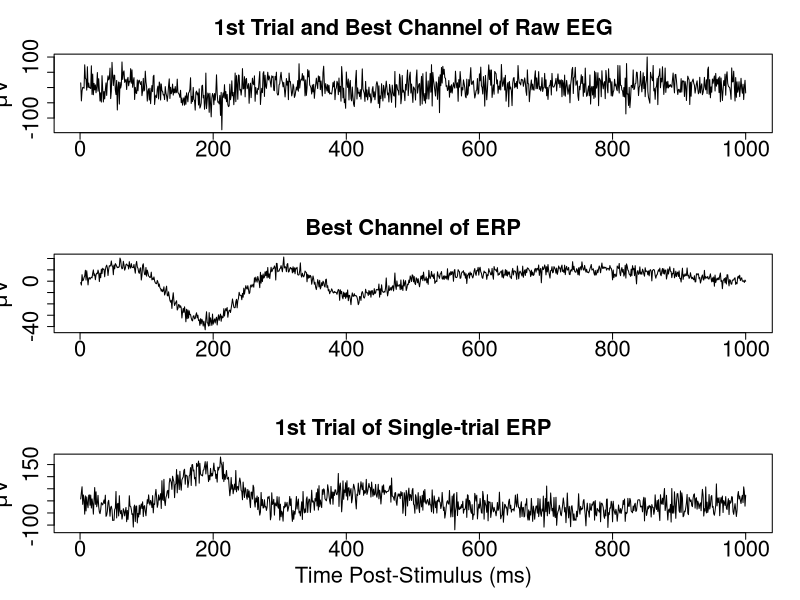

Reproduce this figure in R.
## svderp.R provides an example of how to use singular value decomposition (SVD) to find single-trial event-related potentials (ERPs)

##Embedded in the script is a simple function to compute single-trial ERPs in R

## Citation: 
# Nunez M.D., Vandekerchove, J., Srinivasan, R. (2016) How attention influences perceptual decision making: Single-trial EEG correlates of drift-diffusion model parameters. Journal of Mathematical Psychology.

## Copyright 2015 Michael D. Nunez

#This program is free software: you can redistribute it and/or modify
#    it under the terms of the GNU General Public License as published by
#    the Free Software Foundation, either version 3 of the License, or
#    (at your option) any later version.
#
#    This program is distributed in the hope that it will be useful,
#    but WITHOUT ANY WARRANTY; without even the implied warranty of
#    MERCHANTABILITY or FITNESS FOR A PARTICULAR PURPOSE.  See the
#    GNU General Public License for more details.
#
#    You should have received a copy of the GNU General Public License
 #   along with this program.  If not, see <http://www.gnu.org/licenses/>.

###Record of Revisions###
#   Date           Authors                   Description of change
#   ====        =================            =====================
#  12/11/15      Michael D. Nunez                Original Code

#######
###This function calculates single trial ERPs using the SVD method###
svderp <- function(eeg,trialmarks,trialsamps,baseline=NULL,comp=1) {
#eeg is a vector that marks the point of reference of each trial
#trialsamps + trialmarks[i] gives the indices of specific trials 
#baseline + trialmarks[i] are the indices for baselining each trial
#comp is the component number to compute, comp = 1 will have the highest percent of variance explained

ntrials <- length(trialmarks)
eegsum <- array(data=0,dim=c(length(trialsamps),dim(eeg)[2]))

#Calculate ERP
if(is.null(baseline)) {
	#No baseline
	for (i in 1:ntrials) {
	    eegsum <- eegsum + eeg[trialmarks[i] + trialsamps,]
	}
	} else {
	#Baseline
	for (i in 1:ntrials) {
	    baseline <- t(as.array(apply(eeg[trialmarks[i] + trialsamps,],2,mean)))
	    eegsum <- eegsum + eeg[trialmarks[i] + trialsamps,] - baseline[rep(1,length(trialsamps)),]
	}
}

erp <- eegsum/ntrials #The ERP is the mean of EEG across trials, time-locked to specific events

#SVD of ERP (equivalent to PCA)
svdouts <- svd(erp)

#Percent of variance explained by each principal component
perexp = (svdouts$d^2)/sum(svdouts$d^2);

#nchan*1 weights for each electrode is just the right singular vector for the specific component
#Note that the weight vector's sign is arbitrary, it may have to be changed to reflect the ERP
weights <- svdouts$v[,comp]


#Single-trial ERPs
sterp = eeg %*% weights

#Use trialmarks to find single-trial ERPs in svderp$sterp via svderp$sterp[trialmarks(i) + trialsamps,]

#Return ERP, percent of variance explained by component comp, nchan*1 weight vector, and single-trial erps
outs <- list("erp" = erp, "pexp" = perexp, "w"=weights,"sterp" = sterp)
return(outs)

}
#######

##The following code simulates EEG data with an embedded response to external stimuli and compares the raw EEG at one channel with a high signal-to-noise ratio to the single-trial ERP

set.seed(380)

ntrials <- 100
nchans <- 128
triallen <- 1000

trialt <- 1:triallen

#Simulated ERP
trueerp <- 1000*sin(trialt*2*pi*(4/triallen))*dnorm(trialt,mean=triallen/5,sd=triallen*.15)-sin(trialt*2*pi*(1/triallen))

#Simulated EEG
eeg <- array(dim = c(triallen*ntrials,nchans))

chanweights <- rep(0,1,nchans)
chanweights[21:30] <- -c(rep(5,5),rep(10,5))
chanweights[81:90] <- c(rep(5,5),rep(10,5))

for (k in 1:ntrials) {
	for (c in 1:nchans) {
		eeg[(1:triallen)+(k-1)*triallen,c] <- trueerp*chanweights[c] + rnorm(triallen,sd = 30)
	}
}

trialmarks <- seq(1,triallen*ntrials,triallen) #This vector marks the point of reference of each trial
trialsamps <- 0:(triallen-1) #This vector + trialmarks[i] gives the indices of specific trials 

svdouts <- svderp(eeg,trialmarks,trialsamps,comp=1) #Compute the single-trial ERP


####Plots
par(mfrow=c(3,1))
#Plots the first trial of EEG of one of the best electrodes for the stimulus response
plot(1:triallen,eeg[1:triallen,90],'l',xlab='',ylab=expression(paste(mu,"V")),main = '1st Trial and Best Channel of Raw EEG',cex.lab=2,cex.axis=2,cex.main=2,cex.sub=2)
#Plots the ERP at one of the best electrodes
plot(1:triallen,svdouts$erp[,90],'l',xlab='',ylab=expression(paste(mu,"V")),main = 'Best Channel of ERP',cex.lab=2,cex.axis=2,cex.main=2,cex.sub=2)
#Plots the first trial of the single-trial ERP
plot(1:triallen,svdouts$sterp[1:triallen,],'l',xlab='Time Post-Stimulus (ms)',ylab=expression(paste(mu,"V")),main = '1st Trial of Single-trial ERP',cex.lab=2,cex.axis=2,cex.main=2,cex.sub=2)

